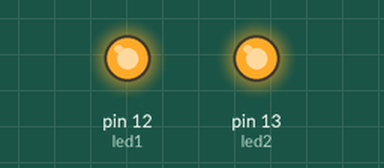
Bench run of a sketch on a simulated Arduino Uno, built with avr-gcc and run on an emulated ATmega328P. Shown: output pins drawn as LEDs (lit = HIGH).

Above: at 0.5 s.
At 73.0 s:
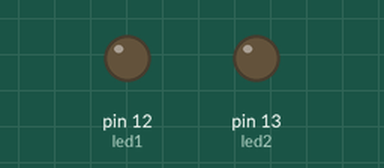
Timing chart, 0 to 78.0 s (numbered marks = the images above):
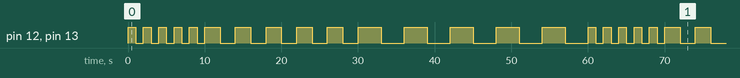

The sketch:

tamrin1.ino
```cpp
int led1 = 12;
int led2 =13;
int i;
void setup() {
  // put your setup code here, to run once:
pinMode(led1, OUTPUT);
pinMode(led2, OUTPUT);
}

void loop() {
  // put your main code here, to run repeatedly:
for(i=0; i<5; i++){
    digitalWrite(led1, HIGH);
    digitalWrite(led2, HIGH);
    delay(1000);
    digitalWrite(led1, LOW);
    digitalWrite(led2, LOW);
    delay(1000);
}
for(i=0; i<5; i++){
    digitalWrite(led1, HIGH);
    digitalWrite(led2, HIGH);
    delay(2000);
    digitalWrite(led1, LOW);
    digitalWrite(led2, LOW);
    delay(2000);
}
for(i=0; i<5; i++){
    digitalWrite(led1, HIGH);
    digitalWrite(led2, HIGH);
    delay(3000);
    digitalWrite(led1, LOW);
    digitalWrite(led2, LOW);
    delay(3000);
}
}
```

Measured:
- by itself, pin 12 (led1), pin 13 (led2): moves between LOW and HIGH, repeating every 60.0 s
- by itself, everything shown: repeats every 60.0 s, in 30 steps
